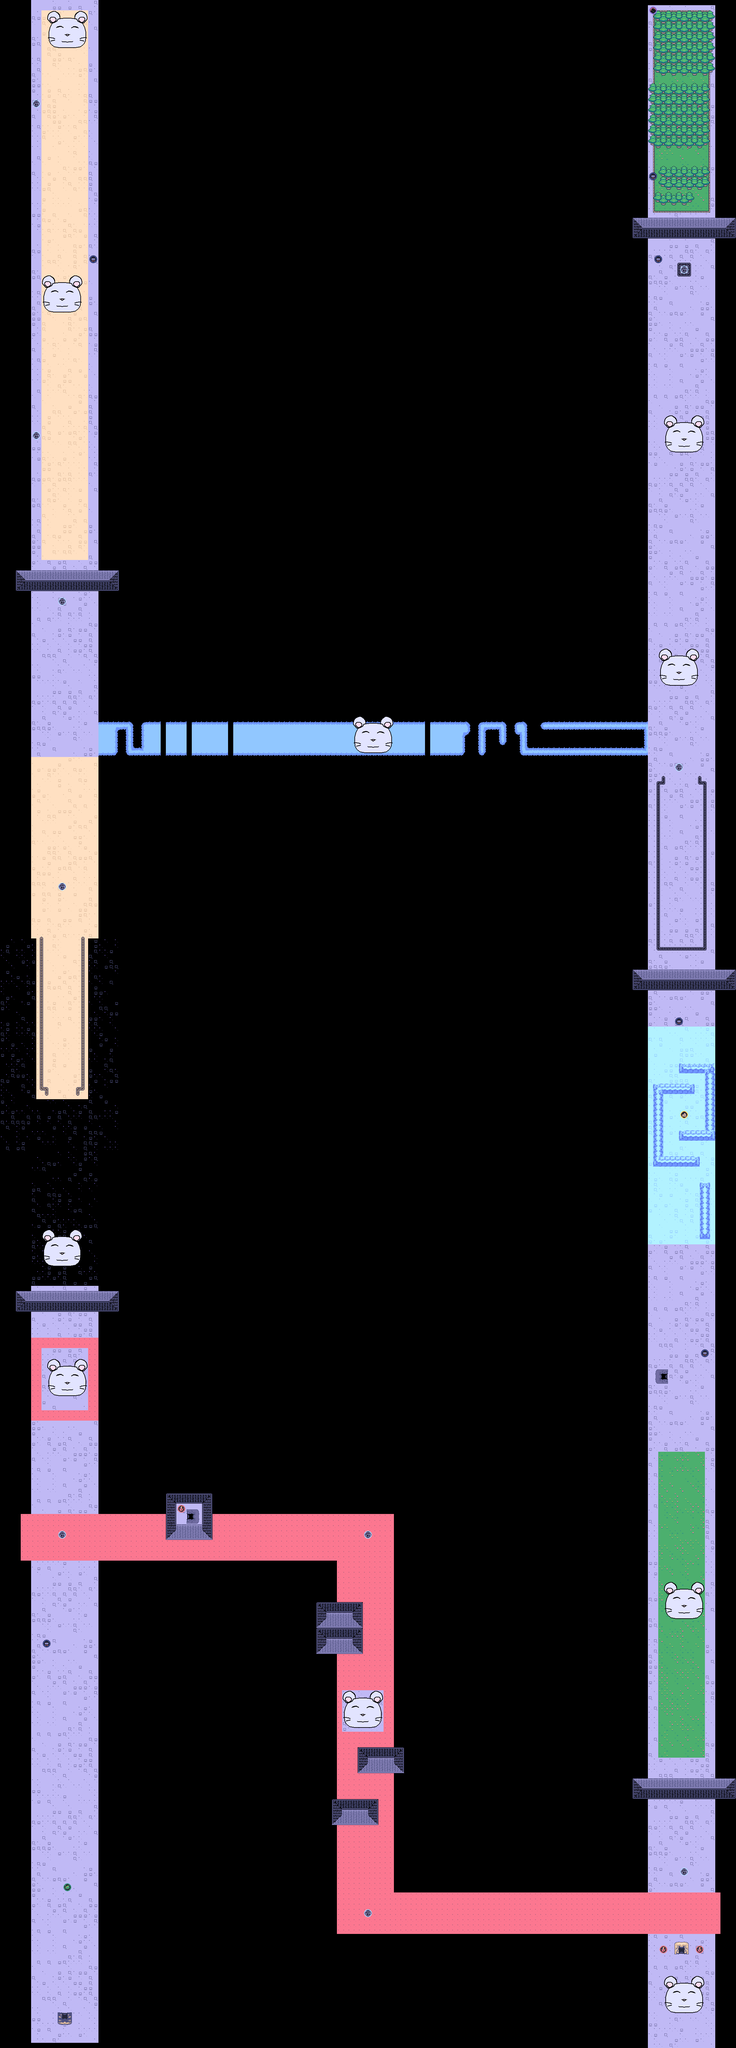

Tiled map render using the project's own tile images. Description and the map definition, with tile-layer contents summarised, below:
An orthogonal 142x395 tile map with 16x16 px tiles, 4 tile layers (Tile Layer 1, Tile Layer 2, Tile Layer 3, Tile Layer 4) and 5 objects (4x Tunnel, SpawnZone).

<map version="1.10" tiledversion="1.10.2" class="Map" orientation="orthogonal" renderorder="right-down" width="142" height="395" tilewidth="16" tileheight="16" infinite="0" nextlayerid="6" nextobjectid="7">
 <properties>
  <property name="AI Difficulty" type="int" propertytype="Difficulty" value="2" />
  <property name="BGM" propertytype="BGM" value="Juhani Junkala - Stage 2.ogg" />
 </properties>
 <tileset firstgid="1" source="Terrain.tsx" />
 <layer id="1" name="Tile Layer 1" width="142" height="395">
  <data>[56090 cells, 13206 non-empty, 178 distinct tile ids]</data>
 </layer>
 <layer id="2" name="Tile Layer 2" width="142" height="395">
  <data>[56090 cells, 150 non-empty, 86 distinct tile ids]</data>
 </layer>
 <layer id="3" name="Tile Layer 3" width="142" height="395">
  <data>[56090 cells, 286 non-empty, 12 distinct tile ids]</data>
 </layer>
 <layer id="4" name="Tile Layer 4" width="142" height="395">
  <data>[56090 cells, 814 non-empty, 112 distinct tile ids]</data>
 </layer>
 <objectgroup id="5" name="Object Layer 1">
  <object id="1" type="SpawnZone" x="2032" y="2800" width="144" height="128" />
  <object id="2" type="Tunnel" x="200" y="6216">
   <properties>
    <property name="Link" type="object" value="3" />
   </properties>
   <point />
  </object>
  <object id="3" type="Tunnel" x="2104" y="6024">
   <point />
  </object>
  <object id="4" type="Tunnel" x="584" y="4680">
   <point />
  </object>
  <object id="5" type="Tunnel" x="2056" y="4248">
   <properties>
    <property name="Link" type="object" value="4" />
   </properties>
   <point />
  </object>
 </objectgroup>
</map>
